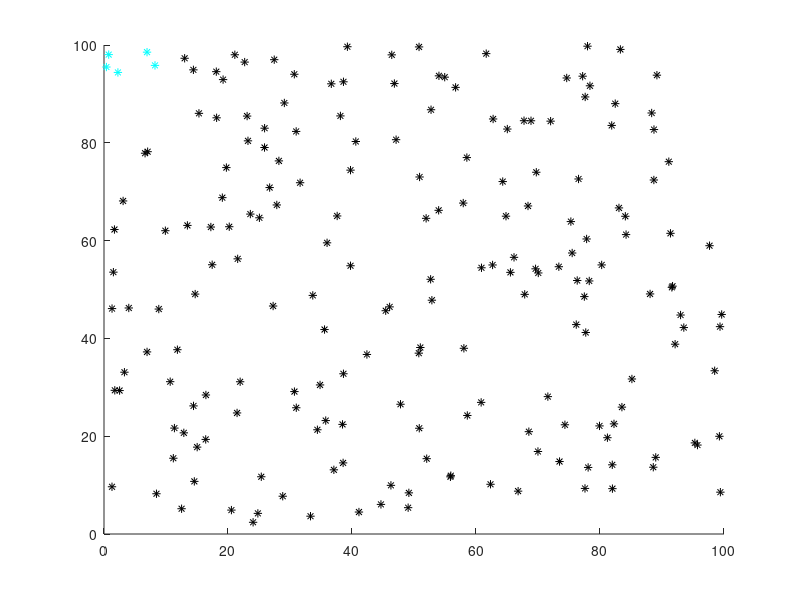
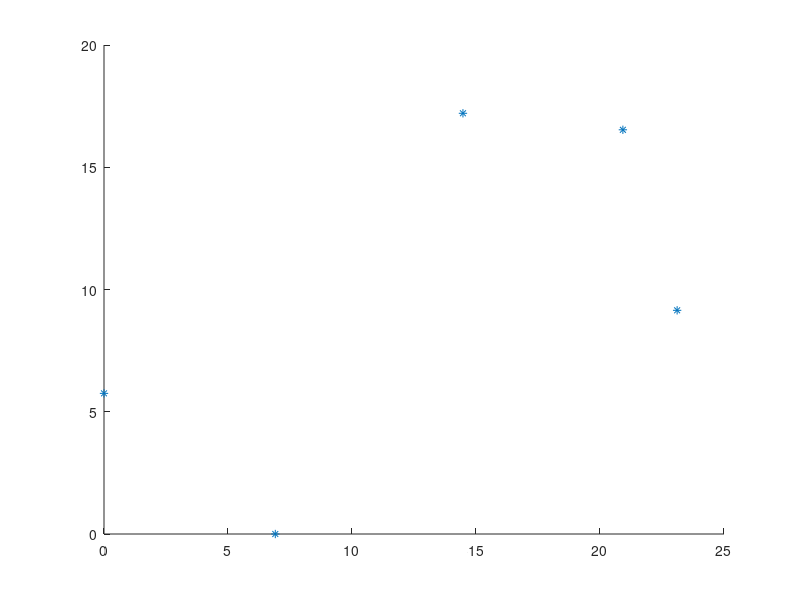

These figures' MATLAB source, in order:
% toy problem of image registration in R^2

% separate this into two things ...
% you can either extract a subset closest together (good for testing)
% or get *any* random subset. just throw a flag and do subfunctions ya




N = 200; % total number of points in set
n_extracted = 5; % the number of points to extract 

scale_by = 10*rand() % get a random scaling value

i = 1; % this is just for indexing figures, ignore

% N random pairs of doubles between 0 and 100
A = rand(2,N)*100;
% scatter(A(:,1),A(:,2),'filled')
% arbitrarily choose one pair
xo = A(:,randi(size(A,1)));

% sort A by euclidean distance to this point
ed = bsxfun(@minus, A, xo);
ed = ed.*ed;
ed = sum(ed,1);
[~, ind] = sort(ed);

dA = A(:,ind); % this is A with rows sorted by distance from xo

% this defines how to color the points.
% make the extracted ones a different color
c = zeros(size(dA,2),3);
c(1:n_extracted,3) = 1; c(1:n_extracted,2) = 1;
figure(i); scatter(dA(1,:),dA(2,:), [], c, 'Marker', '*'); i=i+1;

% okay, so we extract these points. This is now "X" exactly, or what we
% will hope to recover again.
X_ex = dA(:,1:n_extracted);
%figure(i); scatter(X_ex(:,1),X_ex(:,2),'Marker', '*'); i=i+1;

% now rotate these by some random amount
theta = 2*pi*rand();
R = [cos(theta) -sin(theta) ; sin(theta) cos(theta)];

% rotate each row according to R
X = R*X_ex;
% now translate it down to the origin and scale
X = scale_by*bsxfun(@minus, X, min(X,[],2));
figure(i); scatter(X(1,:),X(2,:),'Marker', '*'); i=i+1;

% now solve this problem to get the inverse transformation
% T = utter_magic(A,x);






